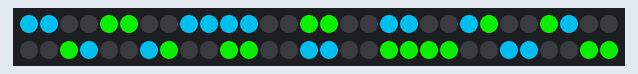
Recording of a sketch running on a simulated Arduino Uno, built with avr-gcc and run on an emulated ATmega328P. Parts: 60 RGB LEDs in strip order, left to right, continuing on the next row. Dim RGB values are drawn brighter than linear.

Above: at 0.4 s.
At 5.33 s:
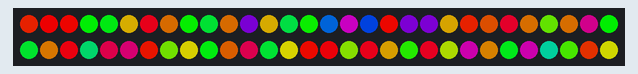
At 10.39 s:
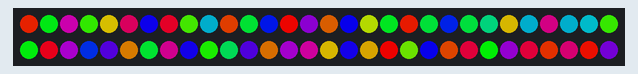
At 20.22 s:
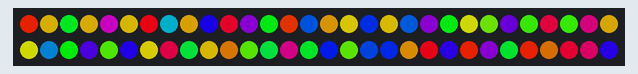
At 29.91 s:
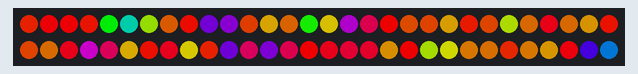
At 39.9 s:
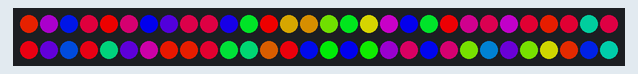

The sketch:

led-translator.ino
```cpp
#include <FastLED.h>
#include "presets.h"

#define LED_PIN 7
#define NUM_LEDS 60
#define BRIGHTNESS 200

CRGB leds[NUM_LEDS];
CRGB colorBlobs[10][6];
int micInput = 43;
int scrambleCoordsToFloat(int x, int y);
void sendToLeds(const CRGB (&source)[10][6], CRGB (&leds)[60]);
void debugShow(const CRGB (&leds)[60]);

void setup() {
  FastLED.addLeds<WS2812, LED_PIN, GRB>(leds, NUM_LEDS);
  FastLED.setBrightness(BRIGHTNESS);
  Serial.begin(9600);

  sendToLeds(ALL_OFF,leds);
  FastLED.show();
  delay(300);

  sendToLeds(LOGO,leds);
  FastLED.show();
  delay(1500);
}

void loop() {
  // generate array of randomized color blobs
  for (int i = 0; i<10; i++){
    for (int j = 0; j<6; j++){
      float baseHue = scrambleCoordsToFloat(j,i);
      float multiplier = scrambleCoordsToFloat(i,j)/20;
      int finalHue = baseHue+(multiplier*micInput);
      colorBlobs[i][j] = CHSV(finalHue,255,255);
    }
  }

  // display color blobs
  sendToLeds(colorBlobs,leds);
  FastLED.show();

  // increment input for randomizer
  micInput += 1;
  delay(10);
}

// -------- < Additional Functions > --------

// converts the X and Y coordinates of each LED into a float from 0 to 255, based on a relatively chaotic function
int scrambleCoordsToFloat(int x, int y){
  float a = sin(0.57*(x-1.5)) + cos(0.67*(y+1));
  float b = sin(0.93*(x-0.7)) + cos(0.45*(y+1));
  float c = sin(0.45*(x+1.3)) + cos(0.27*(y+3));
  float d = sin(0.25*(x-0.3)) + cos(0.95*(y+2));
  return 50*abs(a) + 60*abs(b) - 50*abs(c) + 40*abs(d) + 40;
}

// updates the LED array with the content of the provided source array, rearranged into the proper order
void sendToLeds(const CRGB (&source)[10][6], CRGB (&leds)[60]){
  for (int i = 0; i<10; i++){
    leds[i] = source[i][0];
    leds[19-i] = source[i][1];
    leds[20+i] = source[i][2];
    leds[39-i] = source[i][3];
    leds[40+i] = source[i][4];
    leds[59-i] = source[i][5];
  }
}

// prints the LED array into the serial monitor instead of displaying it on the actual LEDs
void debugShow(const CRGB (&leds)[60]){
  Serial.println("-----------");
  for (int i = 0; i<10; i++){
    char hexStr[9];
    sprintf(hexStr,"0x%02X%02X%02X ",leds[i].r,leds[i].g,leds[i].b);
    Serial.print(hexStr);
    sprintf(hexStr,"0x%02X%02X%02X ",leds[19-i].r,leds[19-i].g,leds[19-i].b);
    Serial.print(hexStr);
    sprintf(hexStr,"0x%02X%02X%02X ",leds[20+i].r,leds[20+i].g,leds[20+i].b);
    Serial.print(hexStr);
    sprintf(hexStr,"0x%02X%02X%02X ",leds[39-i].r,leds[39-i].g,leds[39-i].b);
    Serial.print(hexStr);
    sprintf(hexStr,"0x%02X%02X%02X ",leds[40+i].r,leds[40+i].g,leds[40+i].b);
    Serial.print(hexStr);
    sprintf(hexStr,"0x%02X%02X%02X ",leds[59-i].r,leds[59-i].g,leds[59-i].b);
    Serial.println(hexStr);
  }
  Serial.println("-----------");
}
```

presets.h
```cpp
#ifndef PRESETS_H
#define PRESETS_H

const CRGB ALL_OFF[10][6]  = {
  {0x000000, 0x000000, 0x000000, 0x000000, 0x000000, 0x000000},
  {0x000000, 0x000000, 0x000000, 0x000000, 0x000000, 0x000000},
  {0x000000, 0x000000, 0x000000, 0x000000, 0x000000, 0x000000},
  {0x000000, 0x000000, 0x000000, 0x000000, 0x000000, 0x000000},
  {0x000000, 0x000000, 0x000000, 0x000000, 0x000000, 0x000000},
  {0x000000, 0x000000, 0x000000, 0x000000, 0x000000, 0x000000},
  {0x000000, 0x000000, 0x000000, 0x000000, 0x000000, 0x000000},
  {0x000000, 0x000000, 0x000000, 0x000000, 0x000000, 0x000000},
  {0x000000, 0x000000, 0x000000, 0x000000, 0x000000, 0x000000},
  {0x000000, 0x000000, 0x000000, 0x000000, 0x000000, 0x000000},
};

const CRGB RAINBOW[10][6]  = {
  {0xFF0000, 0xFF9900, 0xFFFF00, 0x99FF00, 0x00FF00, 0x00FF99},
  {0xFF9900, 0xFFFF00, 0x99FF00, 0x00FF00, 0x00FF99, 0x00FFFF},
  {0xFFFF00, 0x99FF00, 0x00FF00, 0x00FF99, 0x00FFFF, 0x0099FF},
  {0x99FF00, 0x00FF00, 0x00FF99, 0x00FFFF, 0x0099FF, 0x0000FF},
  {0x00FF00, 0x00FF99, 0x00FFFF, 0x0099FF, 0x0000FF, 0x9900FF},
  {0x00FF99, 0x00FFFF, 0x0099FF, 0x0000FF, 0x9900FF, 0xFF00FF},
  {0x00FFFF, 0x0099FF, 0x0000FF, 0x9900FF, 0xFF00FF, 0xFF0099},
  {0x0099FF, 0x0000FF, 0x9900FF, 0xFF00FF, 0xFF0099, 0xFF0000},
  {0x0000FF, 0x9900FF, 0xFF00FF, 0xFF0099, 0xFF0000, 0xFF9900},
  {0x9900FF, 0xFF00FF, 0xFF0099, 0xFF0000, 0xFF9900, 0xFFFF00},
};

const CRGB LOGO[10][6]  = {
  {0x00CCFF, 0x00CCFF, 0x000000, 0x000000, 0x0DFF00, 0x0DFF00},
  {0x00CCFF, 0x00CCFF, 0x000000, 0x000000, 0x0DFF00, 0x0DFF00},
  {0x000000, 0x000000, 0x00CCFF, 0x0DFF00, 0x000000, 0x000000},
  {0x000000, 0x000000, 0x0DFF00, 0x00CCFF, 0x000000, 0x000000},
  {0x0DFF00, 0x0DFF00, 0x000000, 0x000000, 0x00CCFF, 0x00CCFF},
  {0x0DFF00, 0x0DFF00, 0x000000, 0x000000, 0x00CCFF, 0x00CCFF},
  {0x000000, 0x000000, 0x0DFF00, 0x00CCFF, 0x000000, 0x000000},
  {0x000000, 0x000000, 0x00CCFF, 0x0DFF00, 0x000000, 0x000000},
  {0x00CCFF, 0x00CCFF, 0x000000, 0x000000, 0x0DFF00, 0x0DFF00},
  {0x00CCFF, 0x00CCFF, 0x000000, 0x000000, 0x0DFF00, 0x0DFF00},
};

#endif
```

Measured:
- what the display in image 0 shows lasts 1.6 s, from 0.3 s to 1.9 s
